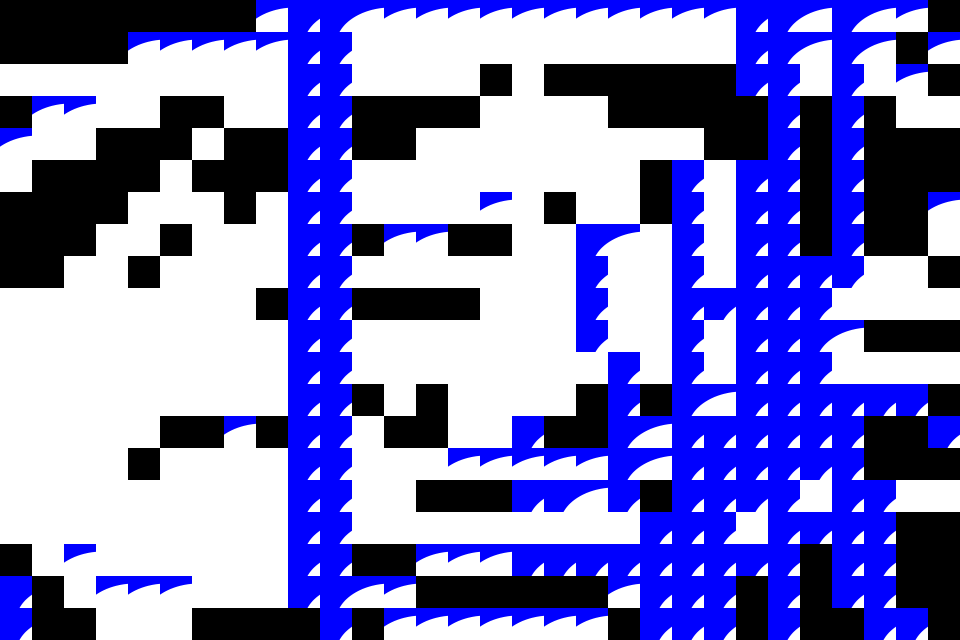

Below is a game level as drawn by its tile map, then a one-line description and the .tmx file that defines it, in full:
An orthogonal 30x20 tile map with 32x32 px tiles, 1 tile layer (Tile Layer 1).

<map version="1.9" tiledversion="1.9.2" orientation="orthogonal" renderorder="right-down" width="30" height="20" tilewidth="32" tileheight="32" infinite="0" nextlayerid="2" nextobjectid="1">
 <tileset firstgid="1" name="the" tilewidth="32" tileheight="32" tilecount="4" columns="2">
  <image source="the.png" width="64" height="64" />
 </tileset>
 <layer id="1" name="Tile Layer 1" width="30" height="20">
  <properties>
   <property name="tileset" value="the" />
  </properties>
  <data encoding="csv">
0,0,0,0,0,0,0,0,2,1,1,2,2,2,2,2,2,2,2,2,2,2,2,1,1,2,1,2,2,0,
0,0,0,0,2,2,2,2,2,1,1,4,4,4,4,4,4,4,4,4,4,4,4,1,1,2,1,2,0,2,
4,4,4,4,4,4,4,4,4,1,1,4,4,4,4,0,4,0,0,0,0,0,0,1,1,4,1,4,2,0,
0,2,2,4,4,0,0,4,4,1,1,0,0,0,0,4,4,4,4,0,0,0,0,0,1,0,1,0,4,4,
2,4,4,0,0,0,4,0,0,1,1,0,0,4,4,4,4,4,4,4,4,4,0,0,1,0,1,0,0,0,
4,0,0,0,0,4,0,0,0,1,1,4,4,4,4,4,4,4,4,4,0,1,4,1,1,0,1,0,0,0,
0,0,0,0,4,4,4,0,4,1,1,4,4,4,4,2,4,0,4,4,0,1,4,1,1,0,1,0,0,2,
0,0,0,4,4,0,4,4,4,1,1,0,2,2,0,0,4,4,1,2,4,1,4,1,1,0,1,0,0,4,
0,0,4,4,0,4,4,4,4,1,1,4,4,4,4,4,4,4,1,4,4,1,4,1,1,1,1,4,4,0,
4,4,4,4,4,4,4,4,0,1,1,0,0,0,0,4,4,4,1,4,4,1,1,1,1,1,4,4,4,4,
4,4,4,4,4,4,4,4,4,1,1,4,4,4,4,4,4,4,1,4,4,1,4,1,1,1,2,0,0,0,
4,4,4,4,4,4,4,4,4,1,1,4,4,4,4,4,4,4,4,1,4,1,4,1,1,1,4,4,4,4,
4,4,4,4,4,4,4,4,4,1,1,0,4,0,4,4,4,4,0,1,0,1,2,1,1,1,1,1,1,0,
4,4,4,4,4,0,0,2,0,1,1,4,0,0,4,4,1,0,0,1,2,1,1,1,1,1,1,0,0,1,
4,4,4,4,0,4,4,4,4,1,1,4,4,4,2,2,2,2,2,1,2,1,1,1,1,1,1,0,0,0,
4,4,4,4,4,4,4,4,4,1,1,4,4,0,0,0,1,1,2,1,0,1,1,1,1,4,1,1,4,4,
4,4,4,4,4,4,4,4,4,1,1,4,4,4,4,4,4,4,4,4,1,1,1,4,1,1,1,1,0,0,
0,4,2,4,4,4,4,4,4,1,1,0,0,2,2,2,1,1,1,1,1,1,1,1,1,0,1,1,0,0,
1,0,4,2,2,2,4,4,4,1,1,2,2,0,0,0,0,0,0,2,1,1,1,0,1,0,1,1,0,0,
1,0,0,4,4,4,0,0,0,0,1,0,2,2,2,2,2,2,2,0,1,1,1,0,1,0,0,1,1,0
</data>
 </layer>
</map>